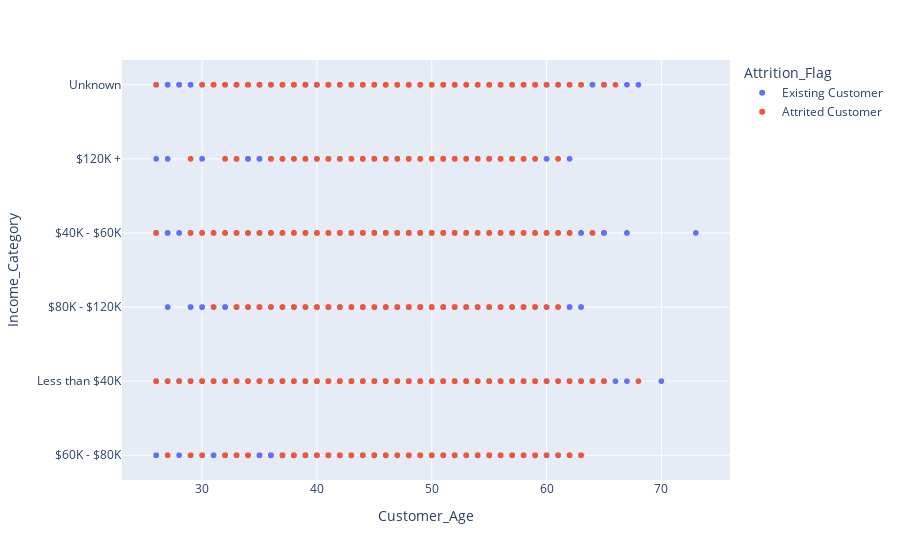

This figure's notebook cell:
### Markdown cell above
#Coding attrition.

### Code cell
fig = px.scatter(df, x="Customer_Age", y="Income_Category", color="Attrition_Flag")
fig.show()

### Figure 1 — Plotly figure (JSON) as saved in the notebook; plotly's stock layout.template omitted (floating-point values rounded to 4 significant figures; data arrays with more than 128 entries replaced by an {"elided": "..."} marker saying what was removed)
{"data": [{"hovertemplate": "Attrition_Flag=Existing Customer<br>Customer_Age=%{x}<br>Income_Category=%{y}<extra></extra>", "legendgroup": "Existing Customer", "marker": {"color": "#636efa", "symbol": "circle"}, "mode": "markers", "name": "Existing Customer", "showlegend": true, "type": "scattergl", "x": {"elided": "8500 int values"}, "xaxis": "x", "y": {"elided": "8500 str values"}, "yaxis": "y"}, {"hovertemplate": "Attrition_Flag=Attrited Customer<br>Customer_Age=%{x}<br>Income_Category=%{y}<extra></extra>", "legendgroup": "Attrited Customer", "marker": {"color": "#EF553B", "symbol": "circle"}, "mode": "markers", "name": "Attrited Customer", "showlegend": true, "type": "scattergl", "x": {"elided": "1627 int values"}, "xaxis": "x", "y": {"elided": "1627 str values"}, "yaxis": "y"}], "layout": {"legend": {"title": {"text": "Attrition_Flag"}, "tracegroupgap": 0}, "margin": {"t": 60}, "xaxis": {"anchor": "y", "domain": [0, 1], "title": {"text": "Customer_Age"}}, "yaxis": {"anchor": "x", "domain": [0, 1], "title": {"text": "Income_Category"}}}}
